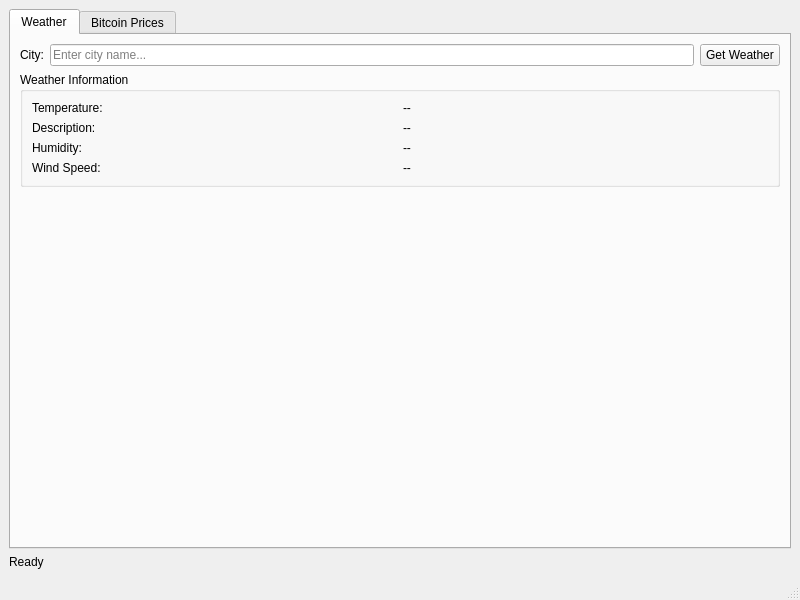
<?xml version="1.0" encoding="UTF-8"?>
<ui version="4.0">
 <class>MainWindow</class>
 <widget class="QMainWindow" name="MainWindow">
  <property name="geometry">
   <rect>
    <x>0</x>
    <y>0</y>
    <width>800</width>
    <height>600</height>
   </rect>
  </property>
  <property name="windowTitle">
   <string>Weather &amp; Bitcoin Tracker</string>
  </property>
  <widget class="QWidget" name="centralwidget">
   <layout class="QVBoxLayout" name="verticalLayout_3">
    <item>
     <widget class="QTabWidget" name="tabWidget">
      <property name="currentIndex">
       <number>0</number>
      </property>
      <widget class="QWidget" name="weatherTab">
       <attribute name="title">
        <string>Weather</string>
       </attribute>
       <layout class="QVBoxLayout" name="verticalLayout">
        <item>
         <layout class="QHBoxLayout" name="horizontalLayout">
          <item>
           <widget class="QLabel" name="label">
            <property name="text">
             <string>City:</string>
            </property>
           </widget>
          </item>
          <item>
           <widget class="QLineEdit" name="cityInput">
            <property name="placeholderText">
             <string>Enter city name...</string>
            </property>
           </widget>
          </item>
          <item>
           <widget class="QPushButton" name="getWeatherBtn">
            <property name="text">
             <string>Get Weather</string>
            </property>
           </widget>
          </item>
         </layout>
        </item>
        <item>
         <widget class="QGroupBox" name="weatherGroupBox">
          <property name="title">
           <string>Weather Information</string>
          </property>
          <layout class="QGridLayout" name="gridLayout">
           <item row="0" column="0">
            <widget class="QLabel" name="label_2">
             <property name="text">
              <string>Temperature:</string>
             </property>
            </widget>
           </item>
           <item row="0" column="1">
            <widget class="QLabel" name="tempLabel">
             <property name="text">
              <string>--</string>
             </property>
            </widget>
           </item>
           <item row="1" column="0">
            <widget class="QLabel" name="label_4">
             <property name="text">
              <string>Description:</string>
             </property>
            </widget>
           </item>
           <item row="1" column="1">
            <widget class="QLabel" name="descLabel">
             <property name="text">
              <string>--</string>
             </property>
            </widget>
           </item>
           <item row="2" column="0">
            <widget class="QLabel" name="label_6">
             <property name="text">
              <string>Humidity:</string>
             </property>
            </widget>
           </item>
           <item row="2" column="1">
            <widget class="QLabel" name="humidityLabel">
             <property name="text">
              <string>--</string>
             </property>
            </widget>
           </item>
           <item row="3" column="0">
            <widget class="QLabel" name="label_8">
             <property name="text">
              <string>Wind Speed:</string>
             </property>
            </widget>
           </item>
           <item row="3" column="1">
            <widget class="QLabel" name="windLabel">
             <property name="text">
              <string>--</string>
             </property>
            </widget>
           </item>
          </layout>
         </widget>
        </item>
        <item>
         <spacer name="verticalSpacer">
          <property name="orientation">
           <enum>Qt::Vertical</enum>
          </property>
          <property name="sizeHint" stdset="0">
           <size>
            <width>20</width>
            <height>40</height>
           </size>
          </property>
         </spacer>
        </item>
       </layout>
      </widget>
      <widget class="QWidget" name="bitcoinTab">
       <attribute name="title">
        <string>Bitcoin Prices</string>
       </attribute>
       <layout class="QVBoxLayout" name="verticalLayout_2">
        <item>
         <layout class="QHBoxLayout" name="horizontalLayout_2">
          <item>
           <widget class="QComboBox" name="sourceCombo">
            <item>
             <property name="text">
              <string>All Sources</string>
             </property>
            </item>
            <item>
             <property name="text">
              <string>Nobitex</string>
             </property>
            </item>
            <item>
             <property name="text">
              <string>Kraken</string>
             </property>
            </item>
            <item>
             <property name="text">
              <string>CoinMarketCap</string>
             </property>
            </item>
            <item>
             <property name="text">
              <string>Binance</string>
             </property>
            </item>
            <item>
             <property name="text">
              <string>Coinbase</string>
             </property>
            </item>
            <item>
             <property name="text">
              <string>Blockchain</string>
             </property>
            </item>
           </widget>
          </item>
          <item>
           <widget class="QPushButton" name="getBitcoinBtn">
            <property name="text">
             <string>Get Bitcoin Price</string>
            </property>
           </widget>
          </item>
          <item>
           <widget class="QPushButton" name="autoRefreshBtn">
            <property name="text">
             <string>Auto Refresh: OFF</string>
            </property>
            <property name="checkable">
             <bool>true</bool>
            </property>
           </widget>
          </item>
         </layout>
        </item>
        <item>
         <widget class="QTableWidget" name="priceTable">
          <property name="alternatingRowColors">
           <bool>true</bool>
          </property>
          <property name="sortingEnabled">
           <bool>true</bool>
          </property>
          <column>
           <property name="text">
            <string>Source</string>
           </property>
          </column>
          <column>
           <property name="text">
            <string>Price (USD)</string>
           </property>
          </column>
          <column>
           <property name="text">
            <string>Status</string>
           </property>
          </column>
          <column>
           <property name="text">
            <string>Last Update</string>
           </property>
          </column>
         </widget>
        </item>
       </layout>
      </widget>
     </widget>
    </item>
    <item>
     <widget class="QLabel" name="statusLabel">
      <property name="text">
       <string>Ready</string>
      </property>
     </widget>
    </item>
   </layout>
  </widget>
  <widget class="QMenuBar" name="menubar">
   <property name="geometry">
    <rect>
     <x>0</x>
     <y>0</y>
     <width>800</width>
     <height>22</height>
    </rect>
   </property>
  </widget>
  <widget class="QStatusBar" name="statusbar"/>
 </widget>
 <resources/>
 <connections/>
</ui>
